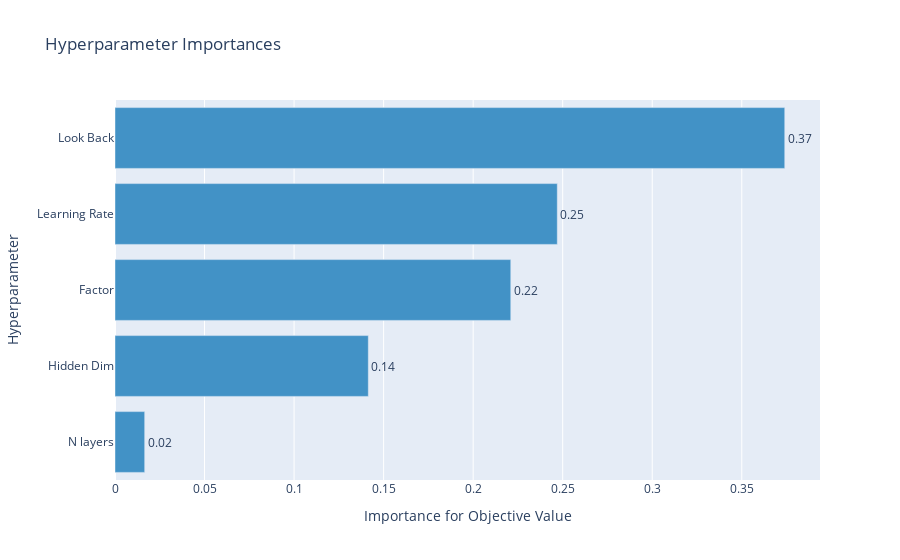

The code cell stored with this chart in its notebook:
### Code cell
optuna.visualization.plot_param_importances(study_gru)

### Figure 1 — Plotly figure (JSON) as saved in the notebook; plotly's stock layout.template omitted (floating-point values rounded to 4 significant figures)
{"data": [{"cliponaxis": false, "hovertemplate": ["N layers (IntUniformDistribution): 0.016578328685743583<extra></extra>", "Hidden Dim (IntLogUniformDistribution): 0.14144900213593686<extra></extra>", "Factor (LogUniformDistribution): 0.2210031147142434<extra></extra>", "Learning Rate (LogUniformDistribution): 0.24697615301607267<extra></extra>", "Look Back (IntUniformDistribution): 0.3739934014480034<extra></extra>"], "marker": {"color": "rgb(66,146,198)"}, "orientation": "h", "text": ["0.016578328685743583", "0.14144900213593686", "0.2210031147142434", "0.24697615301607267", "0.3739934014480034"], "textposition": "outside", "texttemplate": "%{text:.2f}", "type": "bar", "x": [0.01658, 0.1414, 0.221, 0.247, 0.374], "y": ["N layers", "Hidden Dim", "Factor", "Learning Rate", "Look Back"]}], "layout": {"showlegend": false, "title": {"text": "Hyperparameter Importances"}, "xaxis": {"title": {"text": "Importance for Objective Value"}}, "yaxis": {"title": {"text": "Hyperparameter"}}}}
